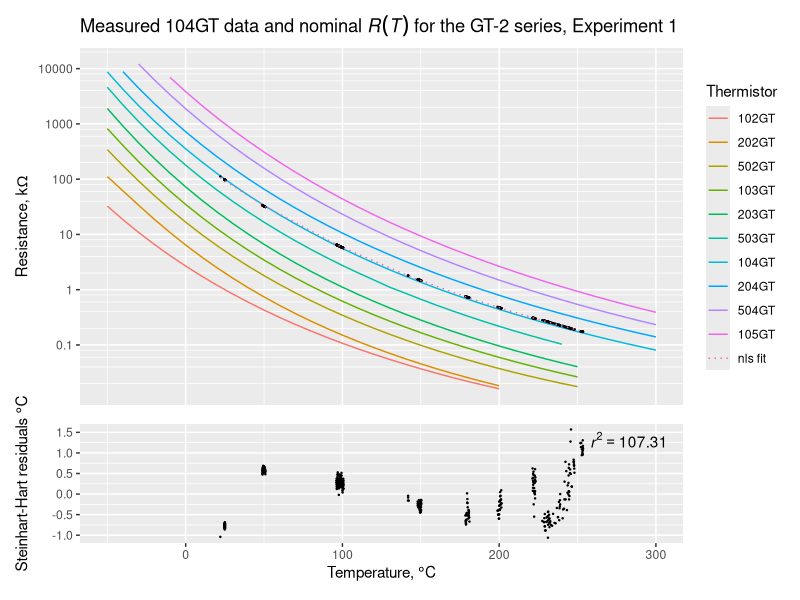

Write R code to recreate this figure.
library(reshape2)
library(ggplot2)
library(patchwork)  ##devtools::install_github('thomasp85/patchwork')

m1 <- read.table('104GT-measurements.1.tab')
names(m1) = c('T', 'R')

d <- read.table('gt-2-glass-thermistors.tab', header = TRUE)
md <- melt(d, id.vars = 'T')
names(md) <- c('T', 'Thermistor', 'Resistance')
levels(md$Thermistor) <- sub('X', '', levels(md$Thermistor)) # get rid of the 'X' inserted by melt()

# If measurement columns (m1) were swapped, I could have called this function:
# abc <- ThermistorSteinhartHartCoeffFromMeasurements(transform(m1[c(1, 100, 396), ], R = R * 1000)) # ℃, Ω
#
# Instead, I have copied the code from library(thermocouple) and swapped column indices (,1 and ,2)
# in all references to m3p.
#
m3p <- transform(m1[c(1, 20, 38), ], R = R * 1000)  # pick any three data points and convert kΩ to Ω
b <- 1/(m3p[,1] + 273.15 ) # convert the row of Celsius temperatures to Kelvin
b <- cbind(b)              # make it a column
a <- matrix(c(
  1, log(m3p[1,2]), log(m3p[1,2])^3,
  1, log(m3p[2,2]), log(m3p[2,2])^3,
  1, log(m3p[3,2]), log(m3p[3,2])^3
), 3, 3, byrow = TRUE)
x <- solve(a, b)
abc <- list(A = x[1], B = x[2], C = x[3])
write(sprintf('Steinthart-Hart coefficients, 3-point estimation:                  A = %12.10f, B = %12.10f, C = %12.10f', abc$A, abc$B, abc$C), stderr())


tm <- transform(m1, T = T + 273.15, R = R * 1000) # transformed measurements
sh <- nls(T ~ 1 / (A + B * log(R) + C * log(R) ^ 3), data = tm, start = abc) # K, Ω
abc <- list(A = coef(summary(sh))[1,1], B = coef(summary(sh))[2,1], C = coef(summary(sh))[3,1])
r2 <- sh$m$deviance()
write(sprintf('Steinthart-Hart coefficients, NLS fit to data:                     A = %12.10f, B = %12.10f, C = %12.10f', abc$A, abc$B, abc$C), stderr())

residuals <- data.frame(cbind(tm[,1] - 273.15, predict(sh) - tm[,1]))
names(residuals) <- c('T', 'ΔT')

postscript(file='', command='cat', paper='special', onefile=F, horizontal=F, width=12, height=9, pointsize=8)

# Inverse Steinhart-Hart
model <- function(t) {
  T <- 273.15 + t
  x <- (abc$A - 1 / T) / abc$C
  y <- ((abc$B / (3 * abc$C)) ^ 3 + (x / 2) ^ 2) ^ (1/2)
  0.001 * exp( (y - x / 2) ^ (1/3) - (y + x / 2) ^ (1/3) )
}

m1$model = sapply(m1$T, model, simplify = TRUE)

breaks <- 10**(1:7) / 100
minor_breaks <- rep(seq(2, 8, by = 2), 21) * (10 ^ rep(seq(-10, 10, by = 1), each = 4))

plot1 <- ggplot() +
  geom_line(data = md, aes(T, Resistance, col = Thermistor, linetype = Thermistor), na.rm = TRUE) +
  geom_point(data = m1, mapping = aes(x = T, y = R), size = 0.2) +
  geom_line(data = m1, mapping = aes(x = T, y = model, color='nls fit', linetype = 'nls fit')) +
  scale_y_log10(breaks = breaks, minor_breaks = minor_breaks, labels = c('0.1', '1', '10', '100', '1000', '10000', '100000'), name = bquote(paste('Resistance, k', Omega))) +
  scale_linetype_manual(values=c('102GT' = 1, '103GT' = 1, '104GT' = 1, '105GT' = 1, '202GT' = 1, '203GT' = 1, '204GT' = 1, '502GT' = 1, '503GT' = 1, '504GT' = 1, 'nls fit' = 3), name='Thermistor') +
  xlim(range(md$T)) +
  ggtitle(bquote(paste('Measured 104GT data and nominal ', italic(R(T)), ' for the GT-2 series, Experiment 1'))) +
  theme(axis.title.x=element_blank(), axis.text.x=element_blank(), axis.ticks.x=element_blank())

plot2 <- ggplot() +
  geom_point(data = residuals, mapping = aes(x = T, y = ΔT), size = 0.2) +
  scale_y_continuous(breaks = -1.5 + 0.5 * (1:7), name = bquote(paste('Steinhart-Hart residuals ', degree * C))) +
  xlab(expression('Temperature, ' * degree * C)) +
  xlim(range(md$T)) +
  annotate(geom="text", x = Inf, y = Inf, hjust = 1.2, vjust = 1.5, label = paste0('italic(r)^{2}==', sprintf('%.2f', r2)), parse = TRUE)

plot1 + plot2 + plot_layout(ncol = 1, heights = c(3, 1))
